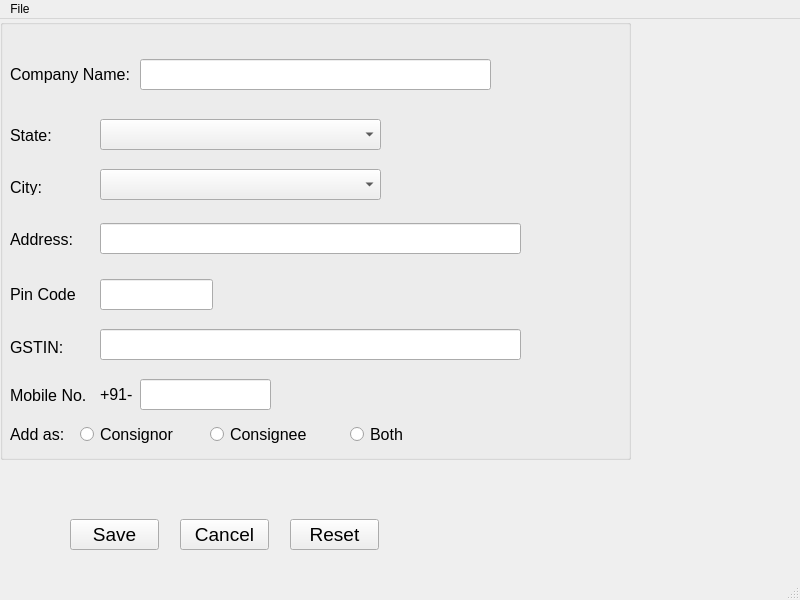
<?xml version="1.0" encoding="UTF-8"?>
<ui version="4.0">
 <class>AddConsignor</class>
 <widget class="QMainWindow" name="AddConsignor">
  <property name="geometry">
   <rect>
    <x>0</x>
    <y>0</y>
    <width>800</width>
    <height>600</height>
   </rect>
  </property>
  <property name="windowTitle">
   <string>MainWindow</string>
  </property>
  <widget class="QWidget" name="centralwidget">
   <widget class="QGroupBox" name="groupBox">
    <property name="geometry">
     <rect>
      <x>0</x>
      <y>0</y>
      <width>631</width>
      <height>441</height>
     </rect>
    </property>
    <property name="font">
     <font>
      <pointsize>12</pointsize>
     </font>
    </property>
    <property name="title">
     <string/>
    </property>
    <widget class="QLabel" name="companyNameLabel">
     <property name="geometry">
      <rect>
       <x>10</x>
       <y>40</y>
       <width>121</width>
       <height>31</height>
      </rect>
     </property>
     <property name="font">
      <font>
       <pointsize>12</pointsize>
      </font>
     </property>
     <property name="text">
      <string>Company Name:</string>
     </property>
    </widget>
    <widget class="QLabel" name="cityLabel">
     <property name="geometry">
      <rect>
       <x>10</x>
       <y>160</y>
       <width>51</width>
       <height>16</height>
      </rect>
     </property>
     <property name="text">
      <string>City:</string>
     </property>
    </widget>
    <widget class="QLineEdit" name="lineEdit">
     <property name="geometry">
      <rect>
       <x>140</x>
       <y>40</y>
       <width>351</width>
       <height>31</height>
      </rect>
     </property>
    </widget>
    <widget class="QLabel" name="stateLabel">
     <property name="geometry">
      <rect>
       <x>10</x>
       <y>106</y>
       <width>67</width>
       <height>21</height>
      </rect>
     </property>
     <property name="text">
      <string>State:</string>
     </property>
    </widget>
    <widget class="QComboBox" name="stateComboBox">
     <property name="geometry">
      <rect>
       <x>100</x>
       <y>100</y>
       <width>281</width>
       <height>31</height>
      </rect>
     </property>
    </widget>
    <widget class="QComboBox" name="cityComboBox">
     <property name="geometry">
      <rect>
       <x>100</x>
       <y>150</y>
       <width>281</width>
       <height>31</height>
      </rect>
     </property>
    </widget>
    <widget class="QLabel" name="addressLabel">
     <property name="geometry">
      <rect>
       <x>10</x>
       <y>210</y>
       <width>67</width>
       <height>21</height>
      </rect>
     </property>
     <property name="text">
      <string>Address:</string>
     </property>
    </widget>
    <widget class="QLineEdit" name="AddressLineEdit">
     <property name="geometry">
      <rect>
       <x>100</x>
       <y>204</y>
       <width>421</width>
       <height>31</height>
      </rect>
     </property>
    </widget>
    <widget class="QLabel" name="gstLabel">
     <property name="geometry">
      <rect>
       <x>10</x>
       <y>320</y>
       <width>67</width>
       <height>17</height>
      </rect>
     </property>
     <property name="text">
      <string>GSTIN:</string>
     </property>
    </widget>
    <widget class="QLineEdit" name="gstLineEdit">
     <property name="geometry">
      <rect>
       <x>100</x>
       <y>310</y>
       <width>421</width>
       <height>31</height>
      </rect>
     </property>
    </widget>
    <widget class="QLabel" name="label">
     <property name="geometry">
      <rect>
       <x>10</x>
       <y>400</y>
       <width>67</width>
       <height>31</height>
      </rect>
     </property>
     <property name="text">
      <string>Add as:</string>
     </property>
    </widget>
    <widget class="QRadioButton" name="consignorRadioBut">
     <property name="geometry">
      <rect>
       <x>80</x>
       <y>400</y>
       <width>112</width>
       <height>31</height>
      </rect>
     </property>
     <property name="text">
      <string>Consignor</string>
     </property>
    </widget>
    <widget class="QRadioButton" name="consigneeRadioBut">
     <property name="geometry">
      <rect>
       <x>210</x>
       <y>400</y>
       <width>112</width>
       <height>31</height>
      </rect>
     </property>
     <property name="text">
      <string>Consignee</string>
     </property>
    </widget>
    <widget class="QRadioButton" name="bothRadioBut">
     <property name="geometry">
      <rect>
       <x>350</x>
       <y>400</y>
       <width>71</width>
       <height>31</height>
      </rect>
     </property>
     <property name="text">
      <string>Both</string>
     </property>
    </widget>
    <widget class="QLabel" name="label_2">
     <property name="geometry">
      <rect>
       <x>10</x>
       <y>260</y>
       <width>67</width>
       <height>31</height>
      </rect>
     </property>
     <property name="text">
      <string>Pin Code:</string>
     </property>
    </widget>
    <widget class="QLineEdit" name="pinCodeLineEdit">
     <property name="geometry">
      <rect>
       <x>100</x>
       <y>260</y>
       <width>113</width>
       <height>31</height>
      </rect>
     </property>
    </widget>
    <widget class="QLabel" name="mobNoLabel">
     <property name="geometry">
      <rect>
       <x>10</x>
       <y>366</y>
       <width>81</width>
       <height>21</height>
      </rect>
     </property>
     <property name="text">
      <string>Mobile No.</string>
     </property>
    </widget>
    <widget class="QLineEdit" name="mobNoLineEdit">
     <property name="geometry">
      <rect>
       <x>140</x>
       <y>360</y>
       <width>131</width>
       <height>31</height>
      </rect>
     </property>
    </widget>
    <widget class="QLabel" name="nineOneLabel">
     <property name="geometry">
      <rect>
       <x>100</x>
       <y>360</y>
       <width>41</width>
       <height>31</height>
      </rect>
     </property>
     <property name="text">
      <string>+91-</string>
     </property>
    </widget>
   </widget>
   <widget class="QPushButton" name="SavePushButton">
    <property name="geometry">
     <rect>
      <x>70</x>
      <y>500</y>
      <width>89</width>
      <height>31</height>
     </rect>
    </property>
    <property name="font">
     <font>
      <pointsize>14</pointsize>
     </font>
    </property>
    <property name="text">
     <string>Save</string>
    </property>
   </widget>
   <widget class="QPushButton" name="CancelPushButton">
    <property name="geometry">
     <rect>
      <x>180</x>
      <y>500</y>
      <width>89</width>
      <height>31</height>
     </rect>
    </property>
    <property name="font">
     <font>
      <pointsize>14</pointsize>
     </font>
    </property>
    <property name="text">
     <string>Cancel</string>
    </property>
   </widget>
   <widget class="QPushButton" name="pushButton">
    <property name="geometry">
     <rect>
      <x>290</x>
      <y>500</y>
      <width>89</width>
      <height>31</height>
     </rect>
    </property>
    <property name="font">
     <font>
      <pointsize>14</pointsize>
     </font>
    </property>
    <property name="text">
     <string>Reset</string>
    </property>
   </widget>
  </widget>
  <widget class="QMenuBar" name="menubar">
   <property name="geometry">
    <rect>
     <x>0</x>
     <y>0</y>
     <width>800</width>
     <height>22</height>
    </rect>
   </property>
   <widget class="QMenu" name="menuFill">
    <property name="title">
     <string>File</string>
    </property>
    <addaction name="actionCreate_BIll"/>
   </widget>
   <addaction name="menuFill"/>
  </widget>
  <widget class="QStatusBar" name="statusbar"/>
  <action name="actionCreate_BIll">
   <property name="text">
    <string>Create BIll</string>
   </property>
  </action>
 </widget>
 <resources/>
 <connections/>
</ui>
